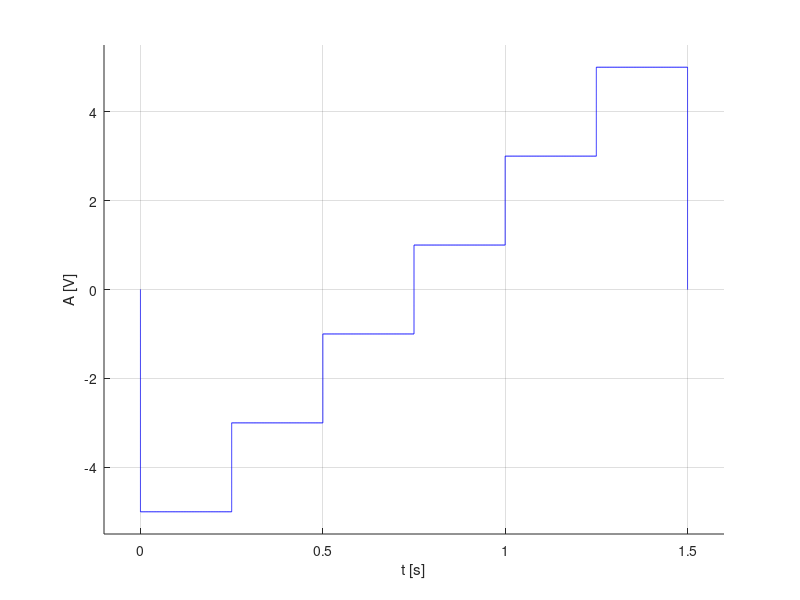

Write MATLAB code to recreate this figure.
%Se va genera un semnal cu rezolutie temporara de 200ms pentru un semnal continuu de tipul:
% Semnal dreptunghiular multinivel, aleator
% Durata fiecarui nivel: 0,25 s.
% Nivelurile {-5,-3,-1,1,3,5}

hold on
xlabel('t [s]'),ylabel('A [V]')
%c) nivelurile {-5,-3,-1,1,3,5}
%Rezolutia temporara de 200ms



%y variaza de la 0 la -5
y=0:-0.002:-5;
x=y*0;
plot(x,y,'b')
%nivel -5
x = 0: 0.002: 1/4;
y = -5+0*x;
plot(x, y, 'b'),grid

%x=1/4;y variaza de la -5 la -3
y=-5:0.002:-3;
x=y*0+1/4;
plot(x,y,'b')

%nivel -3
x = 1/4:0.002:1/2;
y=-3+0*x;
plot(x,y,'b')

%x=1/2; y variaza de la -3 la -1
y=-3:0.002:-1;
x=y*0+1/2;
plot(x,y,'b')

%nivel -1
x = 1/2:0.002:3/4;
y=-1+x*0;
plot(x,y,'b')

%x=3/4; y variaza de la -1 la 1
y=-1:0.002:1;
x=y*0+3/4;
plot(x,y,'b')

%nivel 1
x = 3/4:0.002:1;
y=1+x*0;
plot(x,y,'b')

%x=1; y variaza de la 1 la 3;
y=1:0.002:3;
x=y*0+1;
plot(x,y,'b')

%nivel 3
x = 1:0.002:5/4;
y=3+x*0;
plot(x,y,'b')

%x=5/4; y variaza de la 3 la 5
y=3:0.002:5;
x=y*0+5/4;
plot(x,y,'b')

%nivel 5
x = 5/4:0.002:6/4;
y=5+x*0;
plot(x,y,'b')

%x=6/4; y variaza de la 5 la 0
y=5:-0.002:0;
x=y*0+6/4;
plot(x,y,'b')

axis([-0.1 1.6 -5.5 5.5])


%


